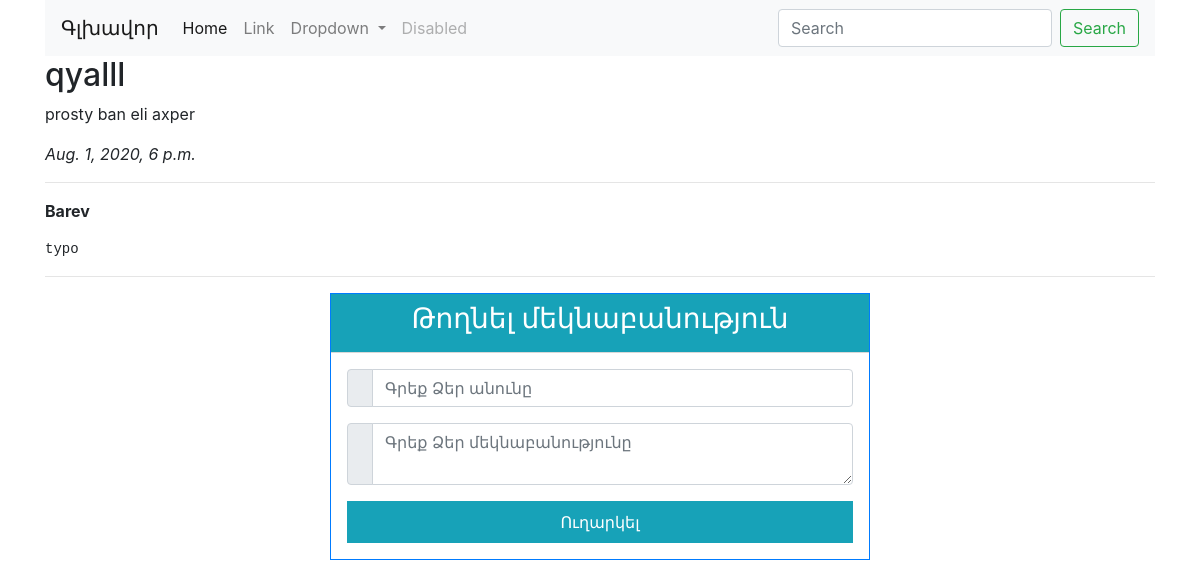
Page /articles/4/ on the earlier database version.
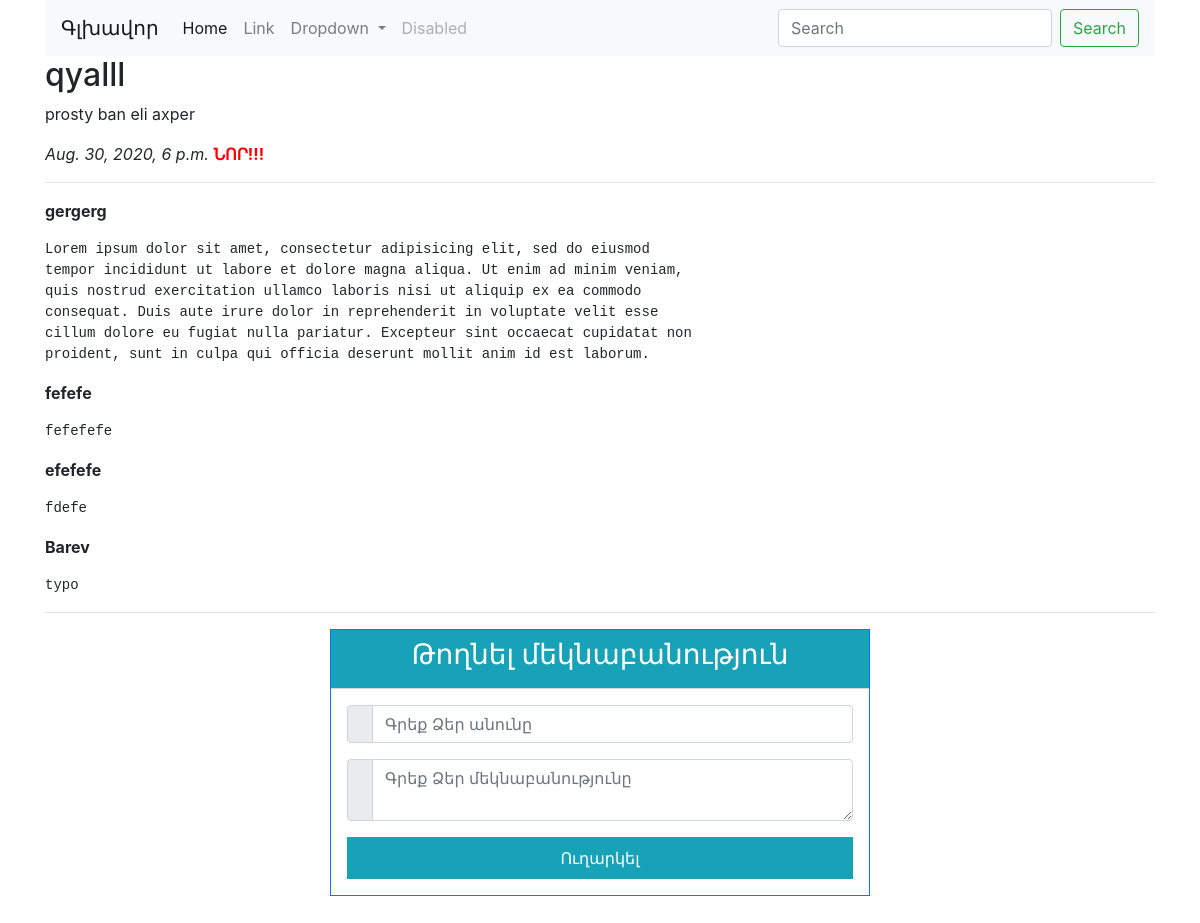
Same page on the later database version.
### django_proj/apps/articles/models.py (models this page shows, shortened)
class Article(models.Model):
	article_title = models.CharField('article name', max_length = 200)
	article_text = models.TextField('article text')
	pub_date = models.DateTimeField('article date_time')
	def was_published_recently(self):
			return self.pub_date >= (timezone.now() - datetime.timedelta(days = 0.1))

class Comment(models.Model):
	article = models.ForeignKey(Article, on_delete = models.CASCADE)
	author_name = models.CharField('authors name', max_length = 50)
	comment_text = models.CharField('comment text', max_length = 200)

### django_proj/apps/articles/views.py (the view)
# urls.py: path('<int:article_id>/', views.detail, name = 'detail'),
def detail(request, article_id):
	try:
		a = Article.objects.get(id = article_id)
	except:
		raise Http404('No article')
	latest_comments_list = a.comment_set.order_by('-id'[:10])
	return render(request, 'articles/detail.html', {'article': a, 'latest_comments_list': latest_comments_list})

### django_proj/templates/articles/detail.html (shortened to what this page needs)
{% extends 'base.html' %}
{% block content %}
	<h2>{{article.article_title}}</h2>
	<p>{{article.article_text}}</p>
	<em>{{article.pub_date}}</em>
	{% if article.was_published_recently %}
	<b style="color: red">ՆՈՐ!!!</b>
	{% endif %}
	<hr>
		{% if latest_comments_list %}
			{% for c in latest_comments_list %}
				<p>
					<strong>{{c.author_name}}</strong>
					<pre>{{c.comment_text}}</pre>
				</p>
			{% endfor %}
		{% else %}
			Comments not found, be first
		{% endif %}
	<hr>
	<form action="{% url 'articles:leave_comment' article.id %}" method="post">
			<div class="row justify-content-center">
				<div class="col-12 col-md-8 col-lg-6 pb-5">
		                    <form action="mail.php" method="post">
		                        <div class="card border-primary rounded-0">
		                            <div class="card-header p-0">
		                                <div class="bg-info text-white text-center py-2">
		                                    <h3> Թողնել մեկնաբանություն</h3>
		                                </div>
		                            </div>
		                            <div class="card-body p-3">
		                                <div class="form-group">
		                                    <div class="input-group mb-2">
		                                        <div class="input-group-prepend">
		                                            <div class="input-group-text"></div>
		                                        </div>
		                                        <input type="text" class="form-control" id="nombre" name="name" placeholder="Գրեք Ձեր անունը" required>
		                                    </div>
		                                </div>
		                                <div class="form-group">
		                                    <div class="input-group mb-2">
		                                        <div class="input-group-prepend">
		                                            <div class="input-group-text"></div>
		                                        </div>
		                                        <textarea class="form-control" name="text" placeholder="Գրեք Ձեր մեկնաբանությունը" required></textarea>
		                                    </div>
		                                </div>
		                                <div class="text-center">
		                                    <button type="submit" class="btn btn-info btn-block rounded-0 py-2">Ուղարկել</button>
		                                </div>
		                            </div>
		                        </div>
		                    </form>
		                </div>
			</div>
		</div>
{% endblock %}

### django_proj/templates/base.html (shortened to what this page needs)
<!DOCTYPE html>
<html>
<head>
	<link rel="stylesheet" href="https://stackpath.bootstrapcdn.com/bootstrap/4.5.2/css/bootstrap.min.css">
</head>
<body>
	{% block header %}
	<div style="width: 100%" class="container">
		<nav class="navbar navbar-expand-lg navbar-light bg-light">
		  <a class="navbar-brand" href="{% url 'articles:index' %}">Գլխավոր</a>
		  <div class="collapse navbar-collapse" id="navbarSupportedContent">
		    <ul class="navbar-nav mr-auto">
		      <li class="nav-item active">
		        <a class="nav-link" href="#">Home <span class="sr-only">(current)</span></a>
		      </li>
		      <li class="nav-item">
		        <a class="nav-link" href="#">Link</a>
		      </li>
		      <li class="nav-item dropdown">
		        <a class="nav-link dropdown-toggle" href="#" id="navbarDropdown" role="button" data-toggle="dropdown" aria-haspopup="true" aria-expanded="false">
		          Dropdown
		        </a>
		      </li>
		      <li class="nav-item">
		        <a class="nav-link disabled" href="#" tabindex="-1" aria-disabled="true">Disabled</a>
		      </li>
		    </ul>
		    <form class="form-inline my-2 my-lg-0">
		      <input class="form-control mr-sm-2" type="search" placeholder="Search" aria-label="Search">
		      <button class="btn btn-outline-success my-2 my-sm-0" type="submit">Search</button>
		    </form>
		  </div>
		</nav>
	{% endblock %}
	{% block content %} {% endblock %}
</body>
</html>

Differences in the rows shown:
changed Article "qyalll": pub_date "Aug. 1, 2020, 6 p.m." → "Aug. 30, 2020, 6 p.m."
added Comment: author_name "gergerg", comment_text "Lorem ipsum dolor sit amet, consectetur adipisicing elit, sed do eiusmod tempor incididunt ut labore et dolore magna aliqua. Ut enim ad minim veniam, quis nostrud exercitation ullamco laboris nisi ut aliquip ex ea commodo consequat. Duis aute irure dolor in reprehenderit in voluptate velit esse cillum dolore eu fugiat nulla pariatur. Excepteur sint occaecat cupidatat non proident, sunt in culpa qui officia deserunt mollit anim id est laborum."
added Comment: author_name "fefefe", comment_text "fefefefe"
added Comment: author_name "efefefe", comment_text "fdefe"
Other differences:
text now shown: "ՆՈՐ!!!"
